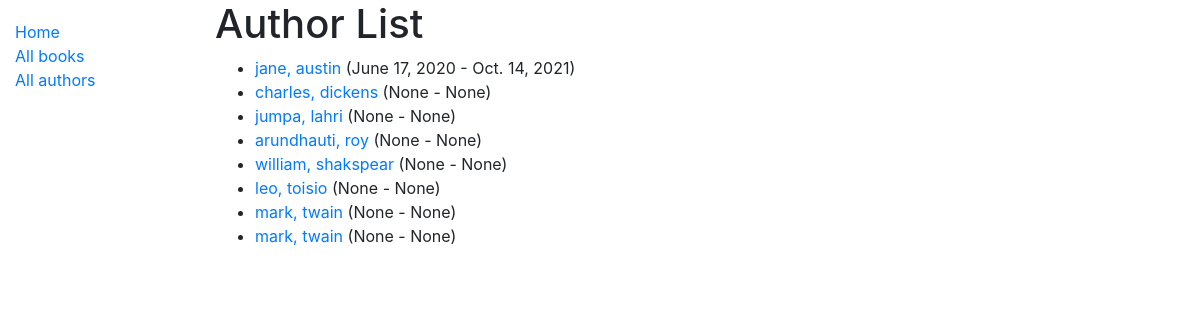
Before: /catalog/author/ with the older database file.
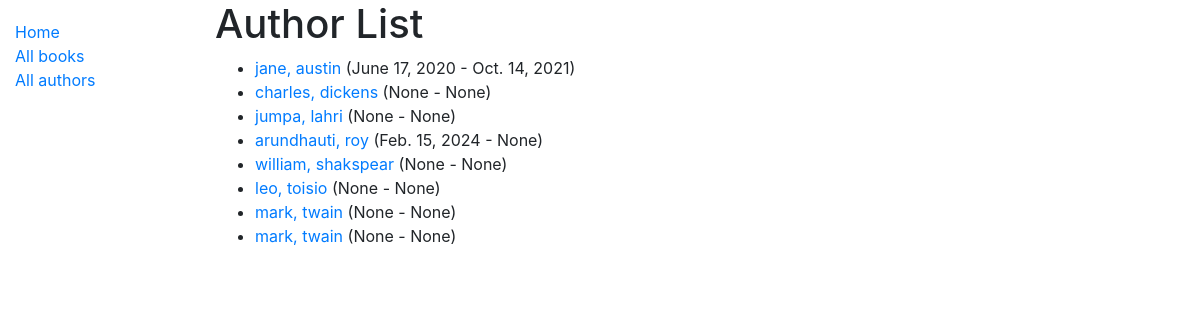
After: the same page with the newer database file.
### catalog/models.py (models this page shows, shortened)
class Author(models.Model):
    first_name = models.CharField(max_length=100)
    last_name = models.CharField(max_length=100)
    date_of_birth = models.DateField(null=True, blank=True)
    date_of_death = models.DateField('Died', null=True, blank=True)
    class Meta:
        ordering = ['last_name', 'first_name']
    def get_absolute_url(self):
        return reverse('author-detail', args=[str(self.id)])

### catalog/views.py (the view)
# urls.py: path('author/', views.AuthorListView, name='author'),
def AuthorListView(request):
    author_objects = Author.objects.all()
    context = {
        "Author_list": author_objects,
    }
    return render(request, "Author_list.html", context=context)

### catalog/templates/Author_list.html
{% extends "base_generic.html" %}
{% block content %}
<h1>Author List</h1>
{% if Author_list %}
<ul>
    {% for author in Author_list %}
    <li>
        <a href="{{ author.get_absolute_url }}">{{ author.first_name }}, {{author.last_name}}</a>
        ({{author.date_of_birth}} - {{author.date_of_death}})
    </li>
    {% endfor %}
</ul>
{% else %}
<p>there is no author in record.</p>
{% endif %}
{% endblock %}

Changed rows visible on the page:
changed Author "arundhauti": date_of_birth "None" → "Feb. 15, 2024"
